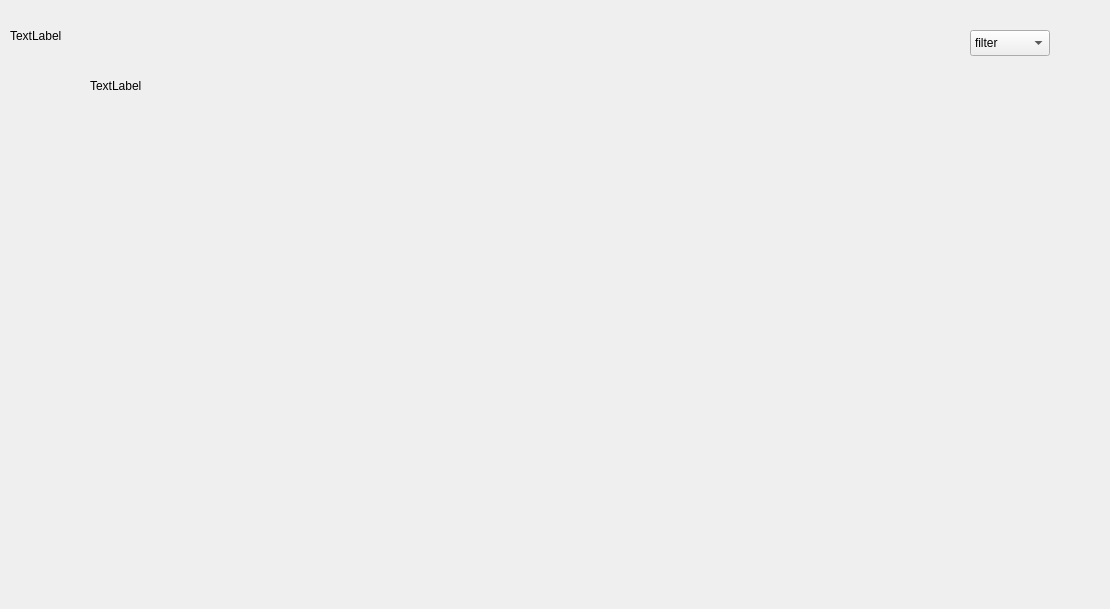
<?xml version="1.0" encoding="UTF-8"?>
<ui version="4.0">
 <class>AllProducts1</class>
 <widget class="QDialog" name="AllProducts1">
  <property name="geometry">
   <rect>
    <x>0</x>
    <y>0</y>
    <width>1110</width>
    <height>609</height>
   </rect>
  </property>
  <property name="windowTitle">
   <string>Dialog</string>
  </property>
  <widget class="QLabel" name="logo">
   <property name="geometry">
    <rect>
     <x>10</x>
     <y>10</y>
     <width>111</width>
     <height>51</height>
    </rect>
   </property>
   <property name="text">
    <string>TextLabel</string>
   </property>
  </widget>
  <widget class="QLabel" name="sublogo">
   <property name="geometry">
    <rect>
     <x>90</x>
     <y>70</y>
     <width>81</width>
     <height>31</height>
    </rect>
   </property>
   <property name="text">
    <string>TextLabel</string>
   </property>
  </widget>
  <widget class="QComboBox" name="filter">
   <property name="geometry">
    <rect>
     <x>970</x>
     <y>30</y>
     <width>80</width>
     <height>26</height>
    </rect>
   </property>
   <item>
    <property name="text">
     <string>filter</string>
    </property>
   </item>
   <item>
    <property name="text">
     <string>Highest to Lowest Price</string>
    </property>
   </item>
   <item>
    <property name="text">
     <string>Lowest to Highest Price</string>
    </property>
   </item>
   <item>
    <property name="text">
     <string>A-Z</string>
    </property>
   </item>
   <item>
    <property name="text">
     <string>Z-A</string>
    </property>
   </item>
  </widget>
  <widget class="QWidget" name="horizontalLayoutWidget">
   <property name="geometry">
    <rect>
     <x>20</x>
     <y>140</y>
     <width>1051</width>
     <height>211</height>
    </rect>
   </property>
   <layout class="QHBoxLayout" name="firstlayout"/>
  </widget>
  <widget class="QWidget" name="horizontalLayoutWidget_2">
   <property name="geometry">
    <rect>
     <x>20</x>
     <y>380</y>
     <width>1051</width>
     <height>211</height>
    </rect>
   </property>
   <layout class="QHBoxLayout" name="secondlayout"/>
  </widget>
 </widget>
 <resources/>
 <connections/>
</ui>
